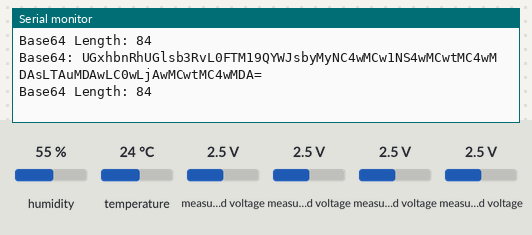
The program below on a simulated Arduino Uno, built with avr-gcc and run on an emulated ATmega328P. On the bench: the last lines printed to the serial monitor. The inputs (shaded band) are chosen by the test bench; at power-on: humidity 55 %, temperature 24 °C, measured voltage 2.5 V. Random numbers use the default seed unless the program sets one; no radio packets arrive unless stated.

Above: at 2.6 s.
2.7 s: humidity set to 22 %
At 7.1 s:
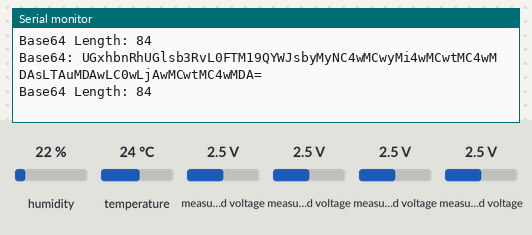
9.4 s: temperature set to 12 °C
At 14.3 s:
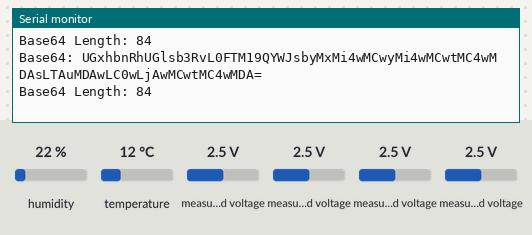
17.7 s: humidity set to 40 %
At 21.8 s:
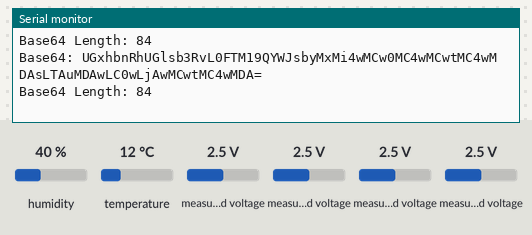
23.9 s: temperature set to 19 °C
At 26.0 s:
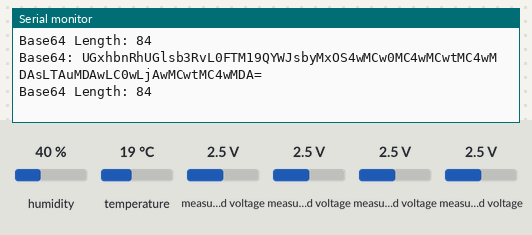
31.2 s: humidity set to 68 %
At 33.6 s:
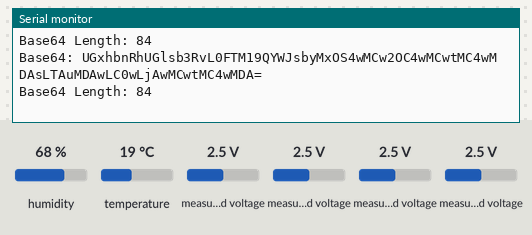
38.5 s: temperature set to 28 °C
At 43.0 s:
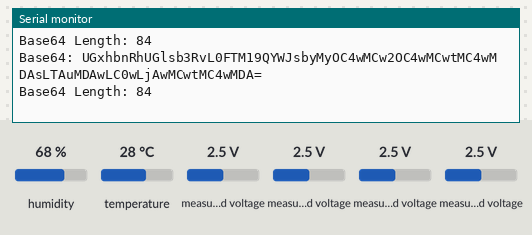

Measured:
- after the input at 2.7 s, the serial monitor: prints a new line after 3.0 s (image 1)
- after the input at 9.4 s, the serial monitor: prints a new line after 3.7 s (image 2)
- after the input at 17.7 s, the serial monitor: prints a new line after 2.7 s (image 3)
- after the input at 23.9 s, the serial monitor: prints a new line after 1.5 s (image 4)
- after the input at 31.2 s, the serial monitor: prints a new line after 1.7 s (image 5)
- after the input at 38.5 s, the serial monitor: prints a new line after 3.6 s (image 6)

The program:

main.cpp
```cpp
#include <Arduino.h>
#include <LoRa.h>
#include <SPI.h>
#include <Wire.h>
#include "ADS1X15.h"
#include "SHT21.h"
#include "base64.hpp"

#define ss 0
#define rst 15
#define dio0 7

ADS1115 ADS(0x48);
SHT21 sht;

unsigned char normal_text[128];
unsigned char base64_text[192];  // Base64-encoded data may be longer than original

float temp = 0.0;
float hum = 0.0;
float readings[4] = {0.0};

String data;

void setup()
{
  Serial.begin(115200);

  LoRa.setPins(ss, rst, dio0);
  if (!LoRa.begin(433E6)) {
    Serial.println("LoRa initialization failed");
    while (1);
  }

  Wire.begin();
  randomSeed(analogRead(A0));

  if (!ADS.begin()) {
    Serial.println("Failed to initialize ADS1115");
    while (1);
  }

  Serial.println("System initialized");
}

void loop()
{
  for (int i = 0; i < 4; i++) {
    int16_t val = ADS.readADC(i);
    readings[i] = val * ADS.toVoltage(1) * 1000;
  }

  temp = sht.getTemperature();
  hum = sht.getHumidity();

  data = "PlantaPiloto/AS3_Pablo#" + String(temp, 2) + "," + String(hum, 2);
  for (int i = 0; i < 4; i++) {
    data += "," + String(readings[i], 3);
  }

  memset(normal_text, 0, sizeof(normal_text));
  memset(base64_text, 0, sizeof(base64_text));
  data.toCharArray((char*)normal_text, sizeof(normal_text) - 1);

  int base64_length = encode_base64(normal_text, strlen((char*)normal_text), base64_text);

  Serial.print("Base64: ");
  Serial.println((char*) base64_text);
  Serial.print("Base64 Length: ");
  Serial.println(base64_length);

  LoRa.beginPacket();
  LoRa.write(base64_text, base64_length);
  LoRa.endPacket();

  delay(random(500, 5000));
}
```
